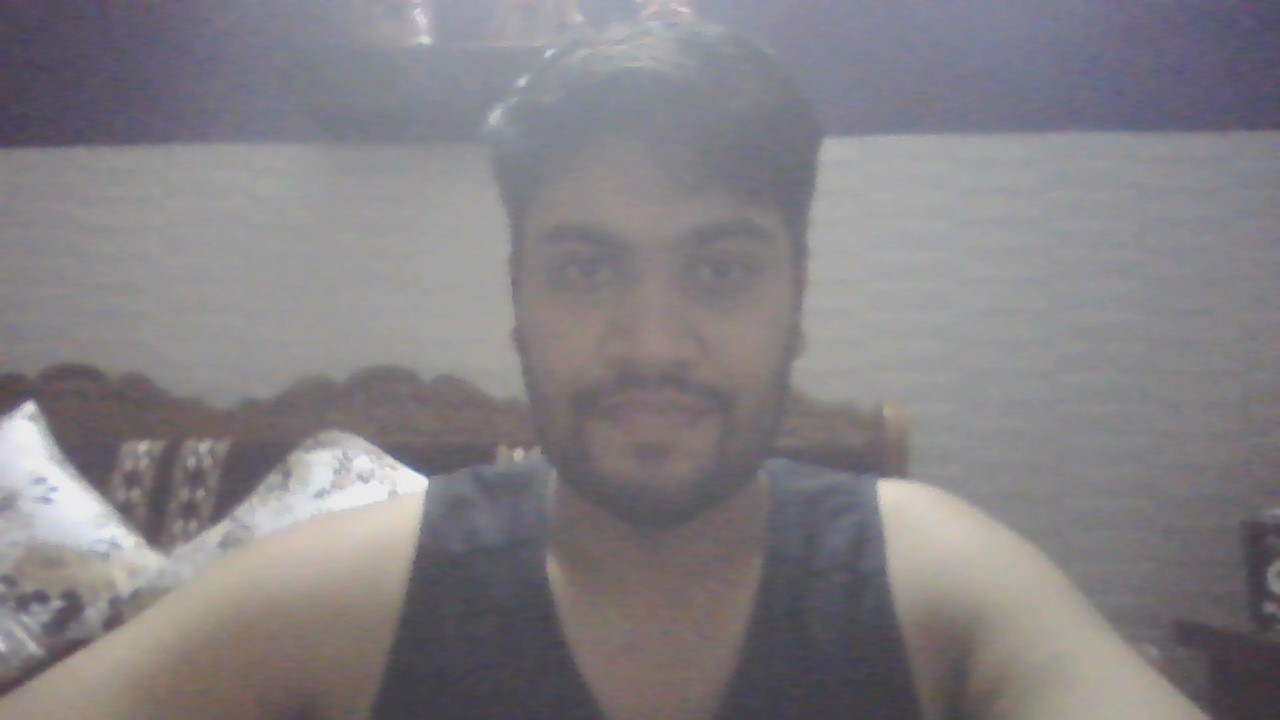
#> input picture images/manish1.jpg, 1280 x 720 px
$ python image_match.py.py
#> lines starting #> are read from the running program, lines starting #| are printed output that depends on the picture
import skimage
from skimage.metrics import structural_similarity
import cv2

#Works well with images of different dimensions
def orb_sim(img1, img2):
  #form opencv we creating  an object orb
  orb = cv2.ORB_create()

  # detect keypoints and descriptors/ key points and descriptor
  kp_a, desc_a = orb.detectAndCompute(img1, None)
  kp_b, desc_b = orb.detectAndCompute(img2, None)

  # define the bruteforce matcher object
  bf = cv2.BFMatcher(cv2.NORM_HAMMING, crossCheck=True)

  #perform matches.
  matches = bf.match(desc_a, desc_b)
  #Look for similar regions with distance < 50. Goes from 0 to 100 so pick a number between.
  # 0 is perfect match and 100 is not simliar
  similar_regions = [i for i in matches if i.distance < 50]
  if len(matches) == 0:
    return 0
  return len(similar_regions) / len(matches)

#Needs images to be same dimensions
def structural_sim(img1, img2):

  sim, diff = structural_similarity(img1, img2, full=True)
  return sim

img00 = cv2.imread('images/manish1.jpg', 0)
#> img00: shape (720, 1280); min 51, max 240, mean 129.7
img01 = cv2.imread('images/manish2.jpg', 0)
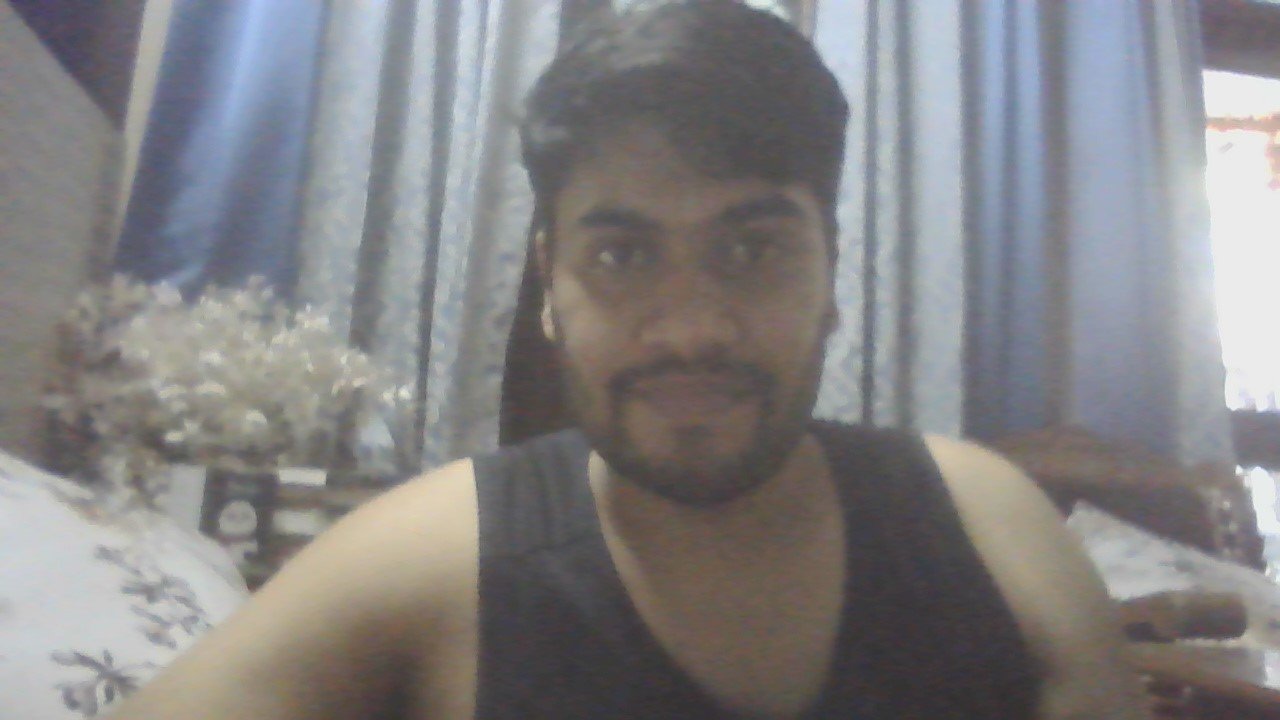
#> input picture images/manish2.jpg, 1280 x 720 px
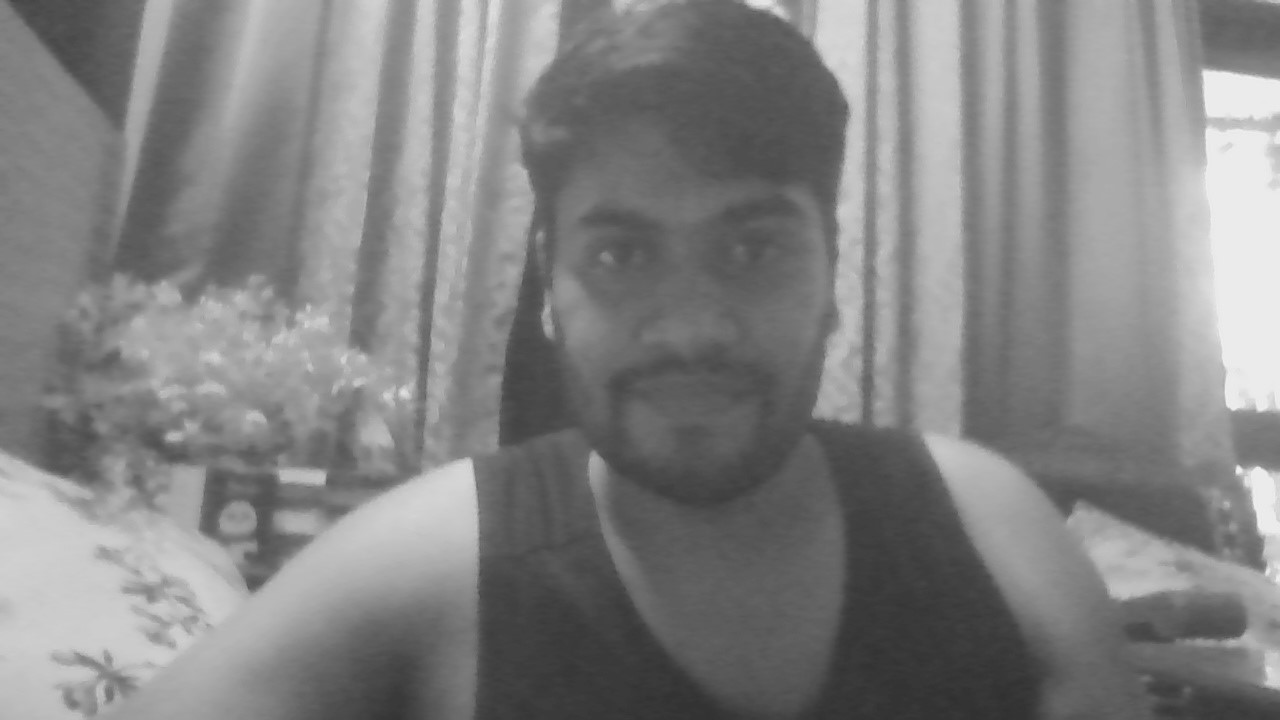
#> img01: shape (720, 1280); min 48, max 244, mean 130.7

img1 = cv2.imread('images/BSE.jpg', 0)  # 714 x 901 pixels
img2 = cv2.imread('images/BSE_noisy.jpg', 0)  # 714 x 901 pixels
img3 = cv2.imread('images/BSE_smoothed.jpg', 0)  # 203 x 256 pixels
img4 = cv2.imread('images/different_img.jpg', 0)  # 203 x 256 pixels

orb_similarity = orb_sim(img1, img3)  #1.0 means identical. Lower = not similar
#> orb_similarity = 0

print("Similarity using ORB is: ", orb_similarity)
#| Similarity using ORB is:  0
#Resize for SSIM
from skimage.transform import resize
#> (the run stopped early here; a loop or call above may not have finished)
